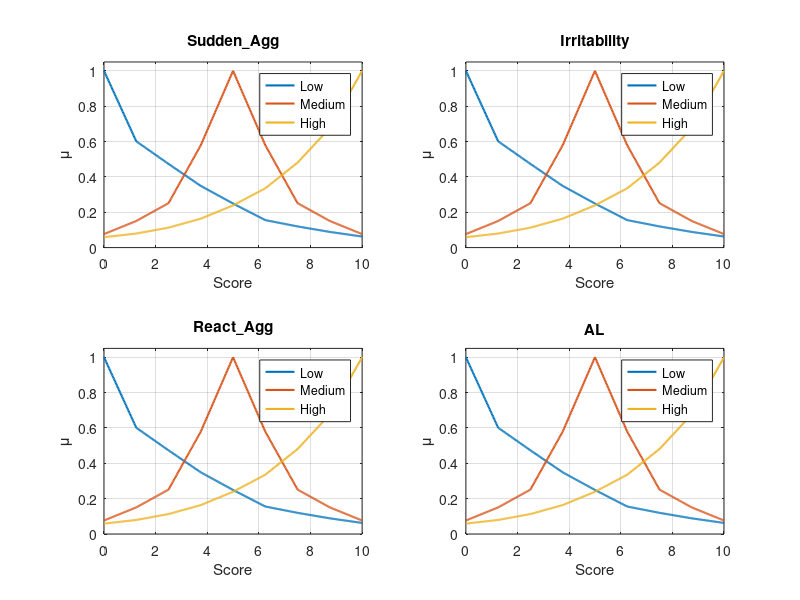

Here is the MATLAB script that generated this plot:
% Лабораторная 2. Нечёткая система Agg_lvl.
clear;
clc;
close all;

% Матрицы из лабораторной 1.
A1 = [1 1/2 1/3 1/4 1/5 1/6 1/7 1/8 1/9;
      2 1 1/2 1/3 1/4 1/5 1/6 1/7 1/8;
      3 2 1 1/2 1/3 1/4 1/5 1/6 1/7;
      4 3 2 1 1/2 1/3 1/4 1/5 1/6;
      5 4 3 2 1 1/2 1/3 1/4 1/5;
      6 5 3 3 2 1 1/2 1/3 1/4;
      7 5 4 4 3 2 1 1/2 1/3;
      8 7 5 5 3 3 2 1 1/2;
      9 8 7 6 5 4 3 2 1];

A2 = [1 2 3 4 5 6 7 8 9;
      1/2 1 2 2 3 4 5 5 7;
      1/3 1/2 1 2 3 3 4 6 6;
      1/4 1/2 1/2 1 2 3 4 4 5;
      1/5 1/3 1/3 1/2 1 2 3 4 5;
      1/6 1/4 1/3 1/4 1/2 1 2 2 3;
      1/7 1/5 1/4 1/4 1/3 1/2 1 2 3;
      1/8 1/5 1/6 1/4 1/4 1/2 1/2 1 2;
      1/9 1/7 1/6 1/6 1/5 1/3 1/3 1/2 1];

A3 = [1 1/3 1/4 1/6 1/7 1/6 1/4 1/3 1;
      3 1 1/2 1/5 1/6 1/5 1/2 1 3;
      4 2 1 1/3 1/4 1/3 1 2 4;
      6 5 3 1 1/3 1 3 5 6;
      7 6 4 3 1 3 4 6 7;
      6 5 3 1 1/3 1 3 5 6;
      4 2 1 1/3 1/4 1/3 1 2 4;
      3 1 1/2 1/5 1/6 1/5 1/2 1 3;
      1 1/3 1/4 1/6 1/7 1/6 1/4 1/3 1];

% Столбцы соответствуют термам: низкий, средний, высокий.
matrices = {A2, A3, A1};
muNodes = zeros(9, 3);
for term = 1:3
    [V, D] = eig(matrices{term});
    [~, idx] = max(real(diag(D)));
    w = real(V(:, idx));
    w = w / sum(w);
    muNodes(:, term) = w / max(w);
end

% Девять узлов первой работы перенесены на шкалу 0–10.
nodes = linspace(0, 10, 9);
gridX = linspace(0, 10, 401).';
muGrid = interp1(nodes, muNodes, gridX, 'linear');

names = {'Sudden_Agg', 'Irritability', 'React_Agg', 'AL'};
figure('Name', 'Agg_lvl', 'NumberTitle', 'off');
for variable = 1:4
    subplot(2, 2, variable);
    plot(gridX, muGrid, 'LineWidth', 1.5);
    grid on;
    title(names{variable}, 'Interpreter', 'none');
    xlabel('Score');
    ylabel('\mu');
    axis([0 10 0 1.05]);
    legend('Low', 'Medium', 'High', 'Location', 'best');
end

% Пример входа: [Sudden_Agg, Irritability, React_Agg].
inputScores = [8 6 7];
assert(isreal(inputScores) && isvector(inputScores) && ...
       numel(inputScores) == 3 && all(inputScores >= 0 & inputScores <= 10), ...
       'Enter three real scores between 0 and 10.');
inputMu = interp1(nodes, muNodes, inputScores(:), 'linear');

% Все 27 правил. Выходной терм — округлённое среднее номеров термов.
[t1, t2, t3] = ndgrid(1:3, 1:3, 1:3);
ruleInputs = [t1(:), t2(:), t3(:)];
ruleOutputs = round(mean(ruleInputs, 2));

% Вывод Мамдани: минимум для И и отсечения, максимум для объединения.
outputMu = zeros(size(gridX));
for rule = 1:size(ruleInputs, 1)
    terms = ruleInputs(rule, :);
    strength = min([inputMu(1, terms(1)), inputMu(2, terms(2)), ...
                    inputMu(3, terms(3))]);
    clipped = min(strength, muGrid(:, ruleOutputs(rule)));
    outputMu = max(outputMu, clipped);
end

% Дефаззификация методом центра тяжести.
AL = trapz(gridX, gridX .* outputMu) / trapz(gridX, outputMu);
fprintf('Sudden_Agg = %.2f, Irritability = %.2f, React_Agg = %.2f\n', inputScores);
fprintf('AL = %.4f\n', AL);
